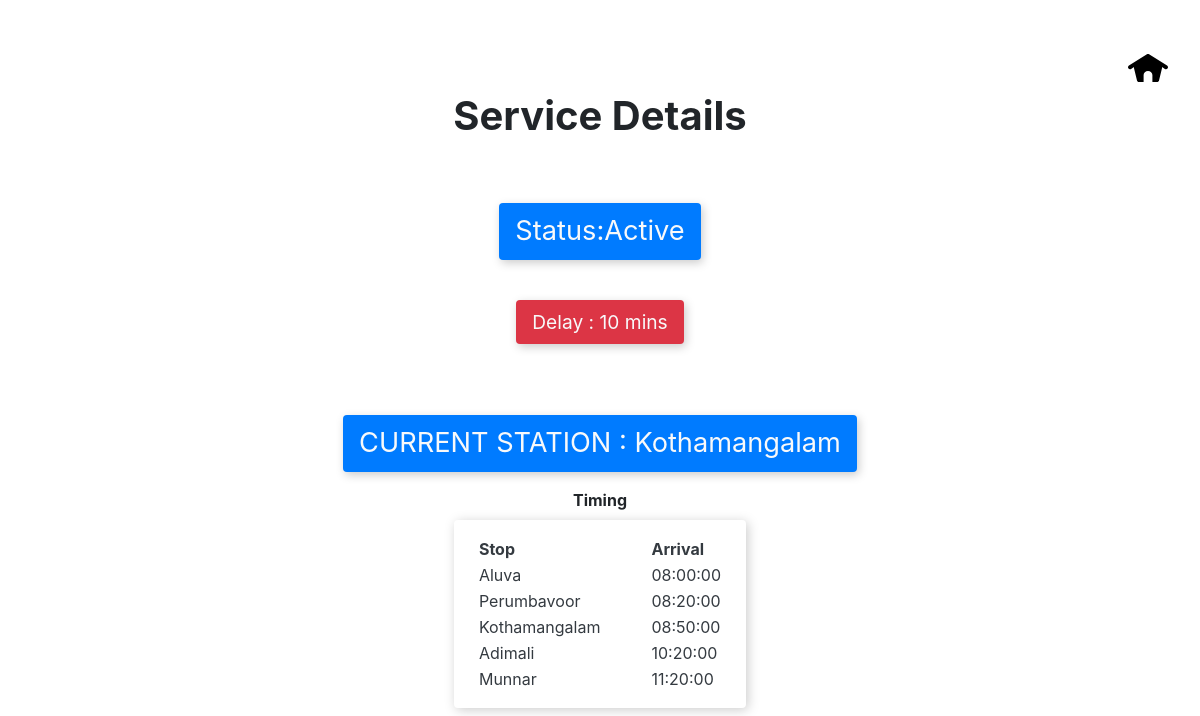
/status.php?id=101, run on the app's committed database.
### tables this page shows
CREATE TABLE `bus_services` (
  `serv_id` int(11) NOT NULL,
  `type` varchar(15) NOT NULL,
  `route_id` int(11) NOT NULL,
  `s_time` time NOT NULL,
  `e_time` time NOT NULL,
  `status` varchar(30) NOT NULL,
  `delay` int(10) NOT NULL DEFAULT 0,
  `cs_nm` varchar(15) NOT NULL DEFAULT 'Ready To Start'
);

CREATE TABLE `route_stops` (
  `route_id` int(11) NOT NULL,
  `stop_id` int(11) NOT NULL,
  `stop_order` int(11) DEFAULT NULL,
  `priority` int(11) NOT NULL,
  `time` int(11) NOT NULL
);

CREATE TABLE `bus_stops` (
  `stop_id` int(11) NOT NULL,
  `stop_name` varchar(255) NOT NULL
);

### status.php (the view, shortened to what this page needs)
<!DOCTYPE html>
<html lang="en">
<head>
    <link rel="stylesheet" href="https://cdn.jsdelivr.net/npm/bootstrap@4.0.0/dist/css/bootstrap.min.css">
</head>
<body style='min-height: 100vh;'>
<div style='display: flex; flex-direction:column; align-items: center; justify-content:center; min-height:inherit'>
<h1 class="font-weight-bold" >Service Details</h1>
<?php
$servername = "localhost";
$username = "root";
$password = "";
$dbname = "bus";
$id = $_GET['id'];
$conn = new mysqli($servername, $username, $password, $dbname);
$sql = "SELECT *  FROM bus_services where serv_id = '$id' ";
$result = $conn->query($sql);
if ($result->num_rows > 0) {
    while ($row = $result->fetch_assoc()) {
        $rtid = $row['route_id'];
        $stime = $row['s_time'];
        if($row['status']=='Active'){
        echo "<p class='bg-primary text-light px-3  py-2 rounded text-success  ' style='margin-inline: auto; max-width:fit-content; margin-top:2em; font-size: 1.7em; box-shadow:2px 3px 10px #ccc' > Status:Active </p>";
        }else if($row['status']=='Service Terminated'){
            echo "<p class='bg-warning px-3  py-2 rounded text-danger  ' style='margin-inline: auto; max-width:fit-content; margin-top:2em; font-size: 1.7em; box-shadow:2px 3px 10px #ccc' > Status:Terminated </p>";
        }
        echo "<br> <p class='bg-danger text-light px-3 py-2 rounded ' style='margin-inline: auto; max-width:fit-content; font-size: 1.2em; box-shadow:2px 3px 10px #ccc'> Delay : ".$row['delay']." mins</p>";
        echo "<p class=' px-3  py-2 rounded text-light bg-primary  ' style='margin-inline: auto; max-width:fit-content; margin-top:2em; font-size: 1.7em; box-shadow:2px 3px 10px #ccc' > CURRENT STATION : " . $row["cs_nm"] . "</p>";
    }
} else {
    echo "No services found in the database";
}
$sql2 = "SELECT * FROM `route_stops` JOIN bus_stops on route_stops.stop_id = bus_stops.stop_id where route_stops.route_id = '$rtid' order by stop_order";
$rs2 = mysqli_query($conn,$sql2);
$time = new datetime();
list($hour, $minute, $second) = explode(':', $stime);
$time->setTime($hour, $minute, $second);
echo "<div class='font-weight-bold'>Timing</div>";
echo "<div class=' text-dark px-4 py-3 mt-2 rounded ' style='box-shadow:2px 2px 12px #ccc;'>";
echo "<table > <tr><th colspan=4 style='padding-right: 1em;'>Stop</th><th></th><th >Arrival</th></tr>";
while ($rw2 = $rs2->fetch_assoc()) {
echo  "<tr><td colspan=4 style='padding-right: 3em;'>".$rw2['stop_name']."</td>";
$tm = $rw2['time'];
$tt = "+".$tm." minutes";
 $time->modify($tt);
 echo "<td>  </td><td >". $time->format("H:i:s")."</td></tr>";
}
echo "</div>";
?>
<svg class=""style="position:absolute; top:3em; right: 2em; " width="40px" height="40px" version="1.1"
     xmlns="http://www.w3.org/2000/svg" xmlns:xlink="http://www.w3.org/1999/xlink">
     <a class="homeIcon"href="index.php">
  <image href="images/home.svg" x="0" y="0" height="40px" width="40px"/>
</a>
</svg>
</div>
</body>
</html>

### data on the page
bus_services: status "Status:Active", delay "10", cs_nm "Kothamangalam"
route_stops: stop.stop_name "Aluva", time "08:00:00"
route_stops: stop.stop_name "Perumbavoor", format "08:20:00"
route_stops: stop.stop_name "Kothamangalam", format "08:50:00"
route_stops: stop.stop_name "Adimali", format "10:20:00"
route_stops: stop.stop_name "Munnar", format "11:20:00"
